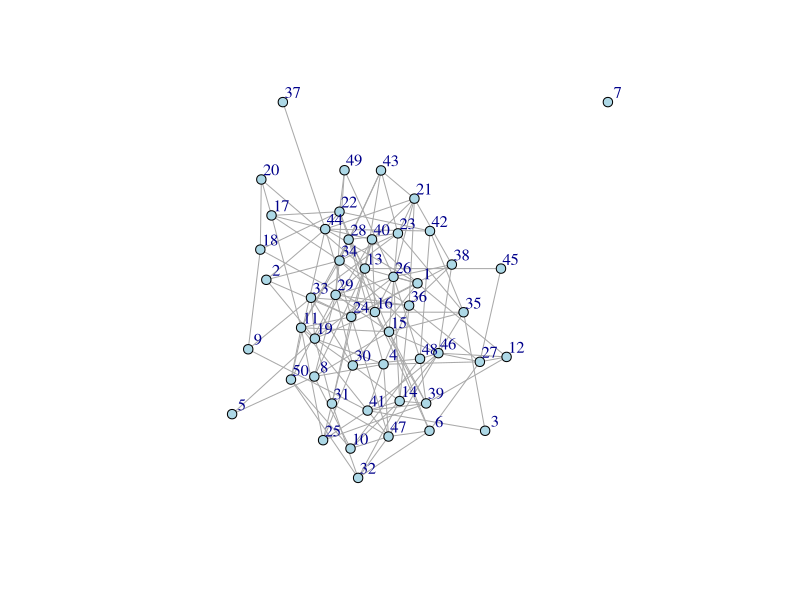
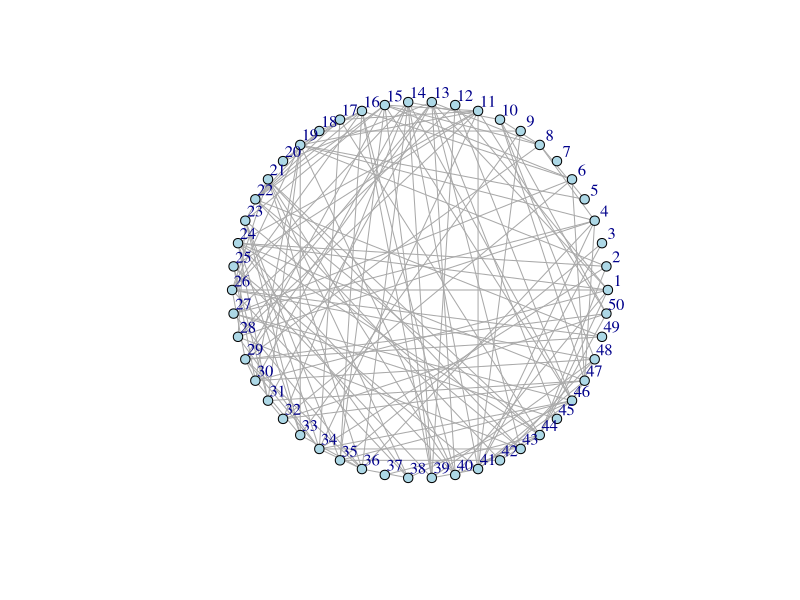
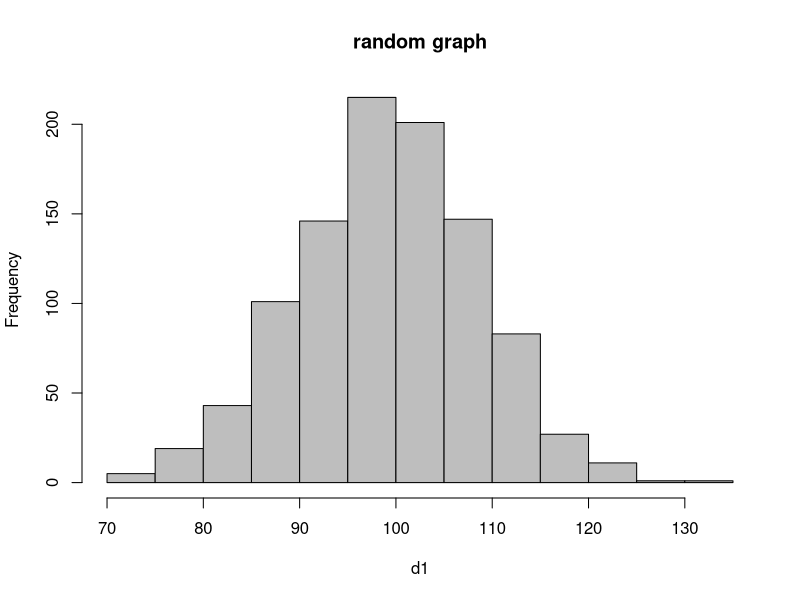
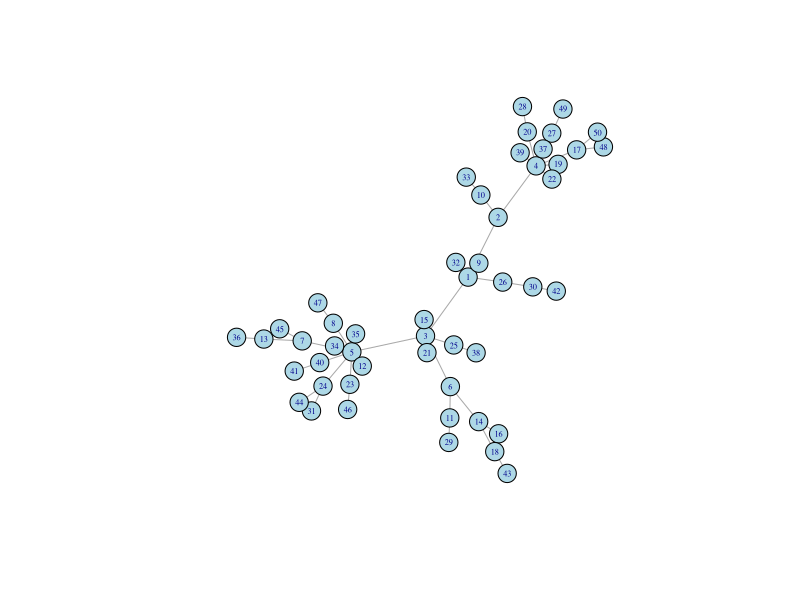
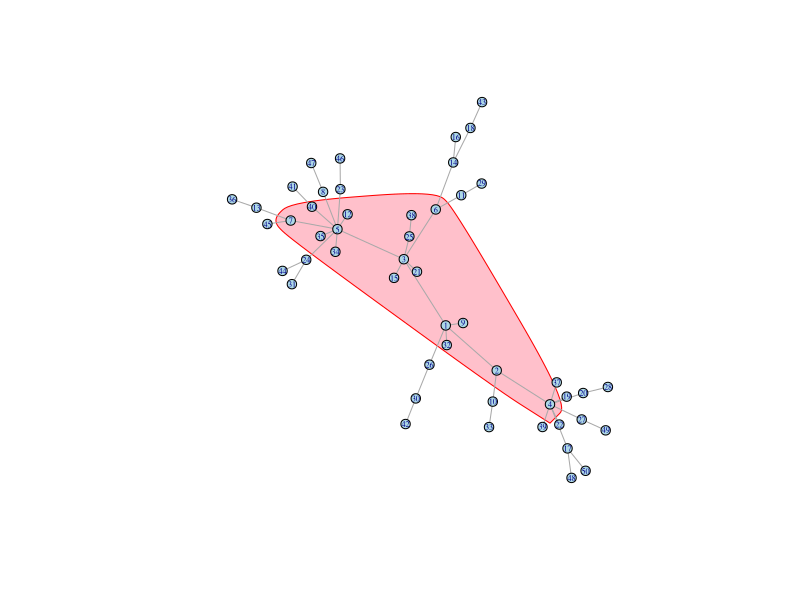
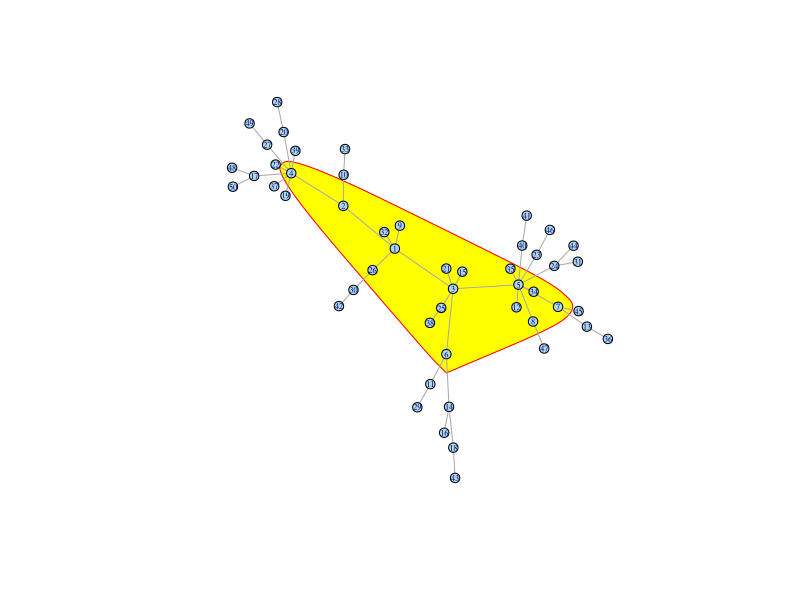
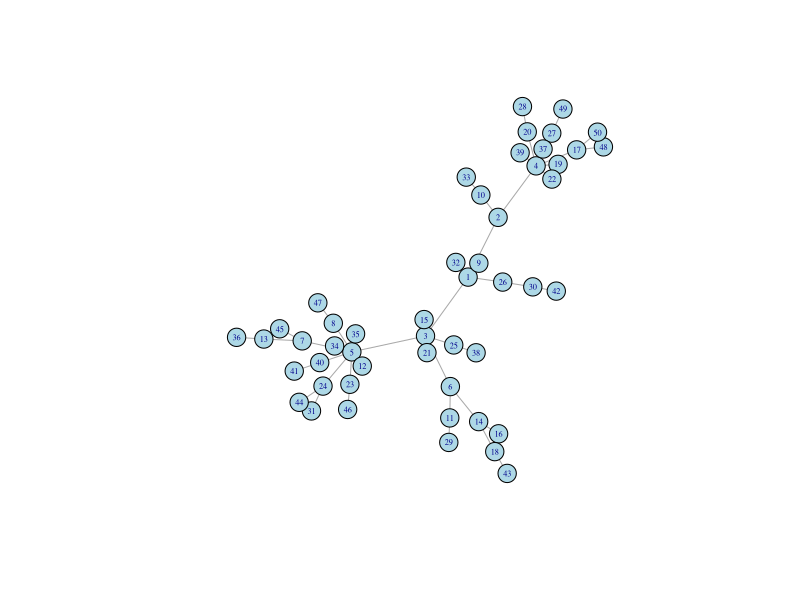
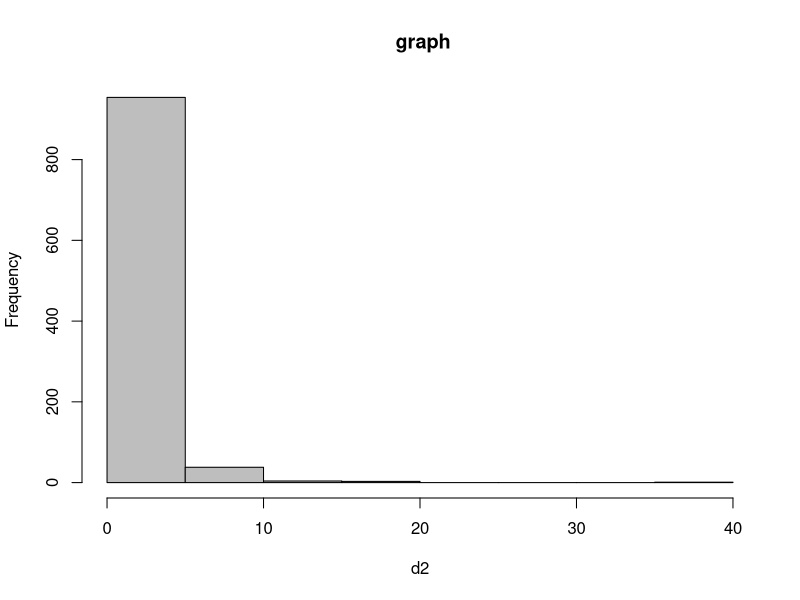

These figures' R source, in order:
## ---- chunk 1
knitr::opts_chunk$set(echo = TRUE)
## ---- chunk 2
library(igraph)
library(dplyr)
## ---- chunk 3
# ?? random.graph.game
set.seed(1234)
# No. of nodes/vertices
size = 50 

# create a random network 
g = erdos.renyi.game(size, p.or.m = .1, type = "gnp")

# plot the network 
plot(g, vertex.color="light blue", 
     vertex.size = 5,        
     vertex.label.dist = 1)

# We can also change the layout of the graph
#plot the nodes in a circle
plot(g, vertex.color="light blue", 
     vertex.size = 5, 
     vertex.label.dist = 1, 
     layout=layout.circle)

## ---- chunk 4
set.seed(1234)
# set the size of the nodes to 
sizex = 1000

#generate random graph with p = .1
gx = erdos.renyi.game(sizex, p.or.m = 0.1, type = "gnp")

d1 <- igraph::degree(gx)
h1 <- hist(d1, main="random graph", col="Gray")

## ---- chunk 5
#?? barabasi.game
# ?walktrap.community 
set.seed(1234)

#generate graph with linear preferential attachment
g = barabasi.game(size, directed = F)

# plot g
plot(g, 
     vertex.color="light blue", 
     vertex.size = 10, 
     vertex.label.cex=.5)

# Find communities using walktrap algorithm 
community_walktrap <- walktrap.community(g, 
                                         steps = 3) # The length of the random walks to perform.

# list of nodes in the most densely connected subgraph extracted from the community_walktrap object
members_walktrap <- membership(community_walktrap)

# plot grap which highlights walktrap algorithm communities

plot(g,
vertex.color="light blue",     
vertex.size = 5, 
vertex.label.cex=.5,
mark.groups=list(members_walktrap), #A list of numeric vectors. The communities can be highlighted using colored polygons.      
mark.col="pink"
)


# Finding Communities using fast greedy algorithm 

community_fastgreedy <- fastgreedy.community(g)

# list of nodes in the most densely connected subgraph extracted from the community_fastgreedy object
members_fastgreedy  <- membership(community_fastgreedy)

# plot grap which highlights fast greedy communities 

plot(g,
vertex.color="light blue",     
vertex.size = 5, 
vertex.label.cex=.5,
mark.groups=list(members_fastgreedy), 
mark.col="yellow")



## ---- chunk 6
# ? sample_pa
set.seed(1234)
g = sample_pa(size, 
              power = 1,
              m = 1,             ## for each new node 1 new links is created
              directed = F)
plot(g, vertex.color="light blue", 
     vertex.size = 10, 
     vertex.label.cex=.5)


## ---- chunk 7
set.seed(1234)
sizex = 1000
gx = sample_pa(sizex, power = 1, m = 1, directed = F)
#plot(gx, vertex.color="light blue", vertex.size = 5, vertex.label = NA)

d2 <- igraph::degree(gx)

# Frequency plot
b2 <- hist(d2, main=" graph", col="Gray")

# frequency table
table(d2)

# no. of nodes with degrees greater than 5 
sum(table(d2)[5:15])
## ---- chunk 8

# x = the breaks/cutpoints in the histogram (15)
# y = frequency within each cell; we add 1 to take care of zeros  
# log = "xy" transforms x and y to a log-log scale
# type = "b" tell the plot function to include points and lines 

plot(1:length(b2$counts),b2$counts+1, xlab = "Degree",ylab = "Frequency", cex.lab = 1.5,main = "Scale-Free (log-log scale)", log = "xy", type = "b")


## ---- chunk 9
#?fit_power_law
power2 <- fit_power_law(d2, 10)

power2$alpha

power2$logLik

power2$KS.stat

power2$KS.p

## ---- chunk 10
power1 <- fit_power_law(d1, 10)

power1$alpha

power1$KS.stat

power1$KS.p

